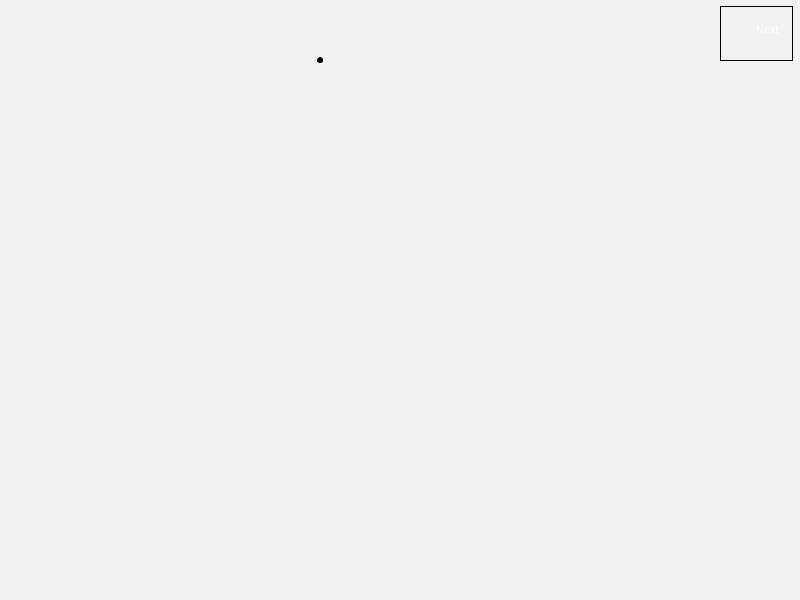
Frame 1 (no input)
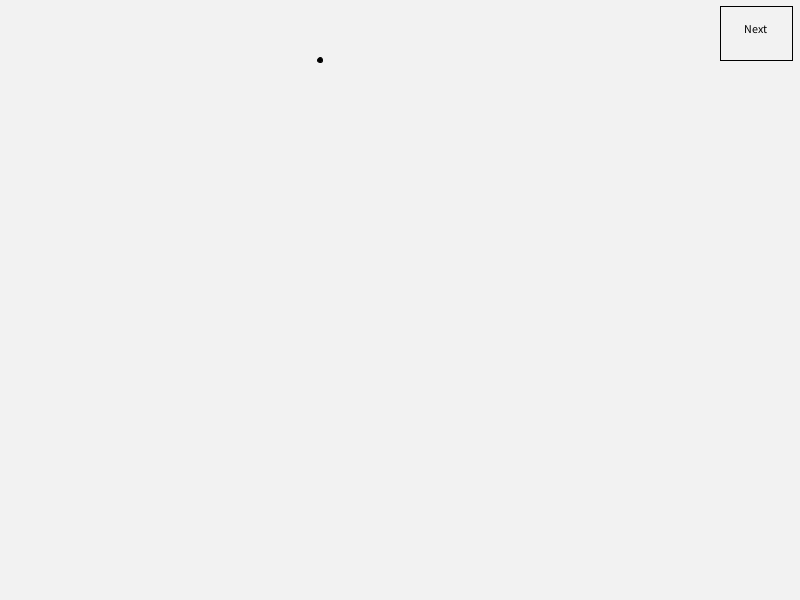
Frame 60 (the mouse pressed at the canvas centre just before this capture)
Frame 120 (the mouse held since frame 60 and released just before this capture): identical to frame 60, image omitted

The Processing sketch that drew these frames (run headless with seeded random() and noise(); from frame 60 on, the mouse is pressed at the canvas centre):

// Processing sketch: AhoCorasick3
// ── AhoCorasick3.pde
Keyword_Tree k;

void setup() {
    size(800,600);
    k = new Keyword_Tree();
}

void draw() {
    background(#f2f2f2);
    noFill();
    rect(0.9*width, 0.01*height, 0.09*width, 0.09*height);
    text("Next", 0.9*width+0.045*width, 0.01*height+0.045*height);
    k.counter = 0;
    if (k.num_chars > 24) {
        k.num_chars = 0;
    }
    k.render();
}

void mouseClicked() {
    if (mouseX > 0.9 * width && mouseX < 0.9*width + 0.09*width && mouseY > 0.01*height && mouseY < 0.01*height+0.09*height) {
        k.num_chars++;
    }
}
// ── Keyword_Tree.pde
public class Keyword_Tree {
    String w1 = "potato";
    String w2 = "tattoo";
    String w3 = "theater";
    String w4 = "other";    
    char[] word1;
    char[] word2;
    char[] word3;
    char[] word4;
    float distance = 9;
    float xPos = 0.4 * width;
    float yPos = 0.1 * height;
    float eSize = 5;
    int num_chars = 0;
    int wordnum = 0;
    int counter = 0;
    Keyword_Tree() {
        word1 = w1.toCharArray();
        word2 = w2.toCharArray();
        word3 = w3.toCharArray();
        word4 = w4.toCharArray();
    }

    void render() {
        textAlign(CENTER);
        fill(0, 0, 0);
        ellipse(xPos, yPos, eSize, eSize);
        int i = 0;
        int num = num_chars;
        while (num > 0 && i < word1.length) {
            if (num_chars < 7 && i == 0)
                text("Adding: " + w1, xPos, .9*height);
            pushStyle();
            counter++;
            if (counter == num_chars) {
                stroke(#0dd5fc);
                fill(#0dd5fc);
            }
            line(xPos, yPos, xPos - 40 - i*40, yPos + 40 + i*40);
            ellipse(xPos - i*40 - 40, yPos + i*40 + 40, eSize, eSize);
            text(word1[i], xPos - 30 - i*40, yPos + 10 + i*40);
            popStyle();
            i++;
            num--;
        }
        i = 0;
        while (num > 0 && i < word2.length) {
            if (num_chars < 12 && i == 0) 
                text("Adding: " + w2, xPos, .9*height);
            pushStyle();
            if (num_chars < 13 && num == 1) {
                stroke(#0dd5fc);
                fill(#0dd5fc);
            }
            line(xPos, yPos, xPos + i*5 + 5, yPos + i*50 + 50);
            ellipse(xPos + i*5 + 5, yPos + i*50 + 50, eSize, eSize);
            text(word2[i], xPos - 10 + i*5, yPos + 30 + i*50);
            popStyle();
            i++;
            num--;
        }
        float xPos3 = xPos + 5;
        float yPos3 = yPos + 50;
        i = 0; 
        while (num > 0 && i < word3.length) {
            if (num_chars < 19 && i == 0)
                text("Adding: " + w3, xPos, .9*height);
            pushStyle();
            if (num_chars < 20 && num == 1) {
                stroke(#0dd5fc);
                fill(#0dd5fc);
            }
            if (i == 0) {
                line(xPos, yPos, xPos + i*5 + 5, yPos + i*50 + 50);
                ellipse(xPos + i*5 + 5, yPos + i*50 + 50, eSize, eSize);
                text(word2[i], xPos - 10 + i*5, yPos + 30 + i*50);
            } else {
                line(xPos3, yPos3, xPos3 + (i-1)*40 + 40, yPos3 + (i-1)*40 + 40);
                ellipse(xPos3 + (i-1)*40 + 40, yPos3 + (i-1)*40 + 40, eSize, eSize);
                text(word3[i], xPos3 + 30 + (i-1)*40, yPos3 + 20 + (i-1)*40);
            }
            popStyle();
            i++;
            num--;
        }

        i = 0;
        while (num > 0 && i < word4.length) {
            if (num_chars < 24 && i == 0)
                text("Adding: " + w4, xPos, .9*height);
            pushStyle();
            if (num_chars < 25 && num == 1) {
                stroke(#0dd5fc);
                fill(#0dd5fc);
            }
            line(xPos, yPos, xPos + i*52 + 52, yPos + i*10 + 10);
            ellipse(xPos + i*52 + 52, yPos + i*10 + 10, eSize, eSize);
            text(word4[i], xPos + 30 + i*52, yPos + i*10);
            popStyle();
            i++;
            num--;
        }
    }
}
